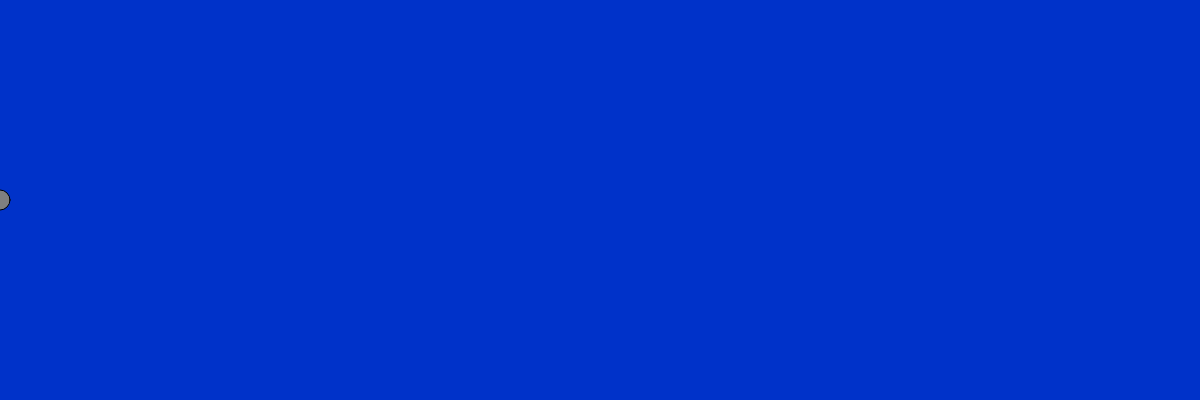
Frame 1 (no input)
Frame 60 (no input): identical to frame 1, image omitted
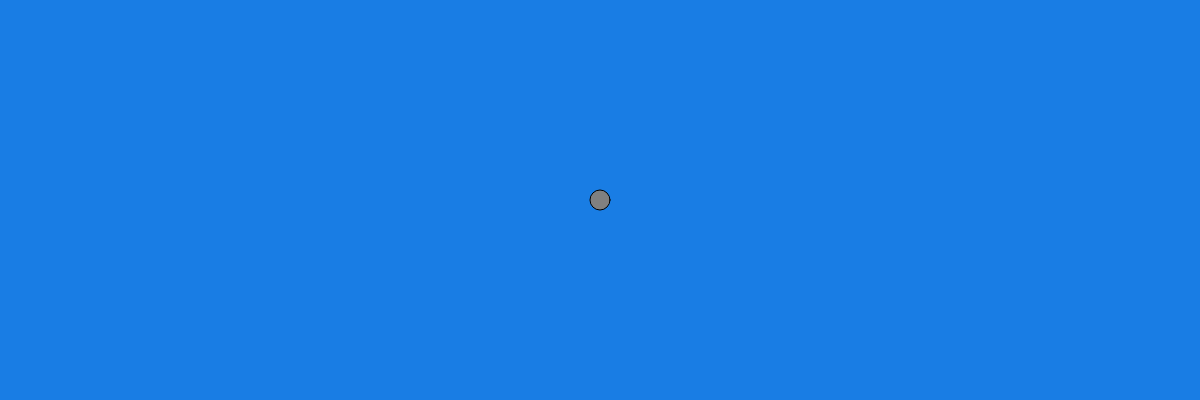
Frame 120 (the mouse pressed at the canvas centre since frame 60)

The p5.js sketch that drew these frames (run headless with seeded random() and noise() and a simulated clock; from frame 60 on, the mouse is pressed at the canvas centre):

// p5.js sketch
// ── sketch.js
var r = 0

var g = 50

var b = 255

function setup () {
createCanvas(1200,400)

}

function draw () {
r = map(mouseX,0,1200,0,49)
g = map(mouseX,0,1200,50,200)
b = map(mouseX,0,1200,201,255)

background(r,g,b)
fill("gray")
ellipse(mouseX,200,20,20)

}
